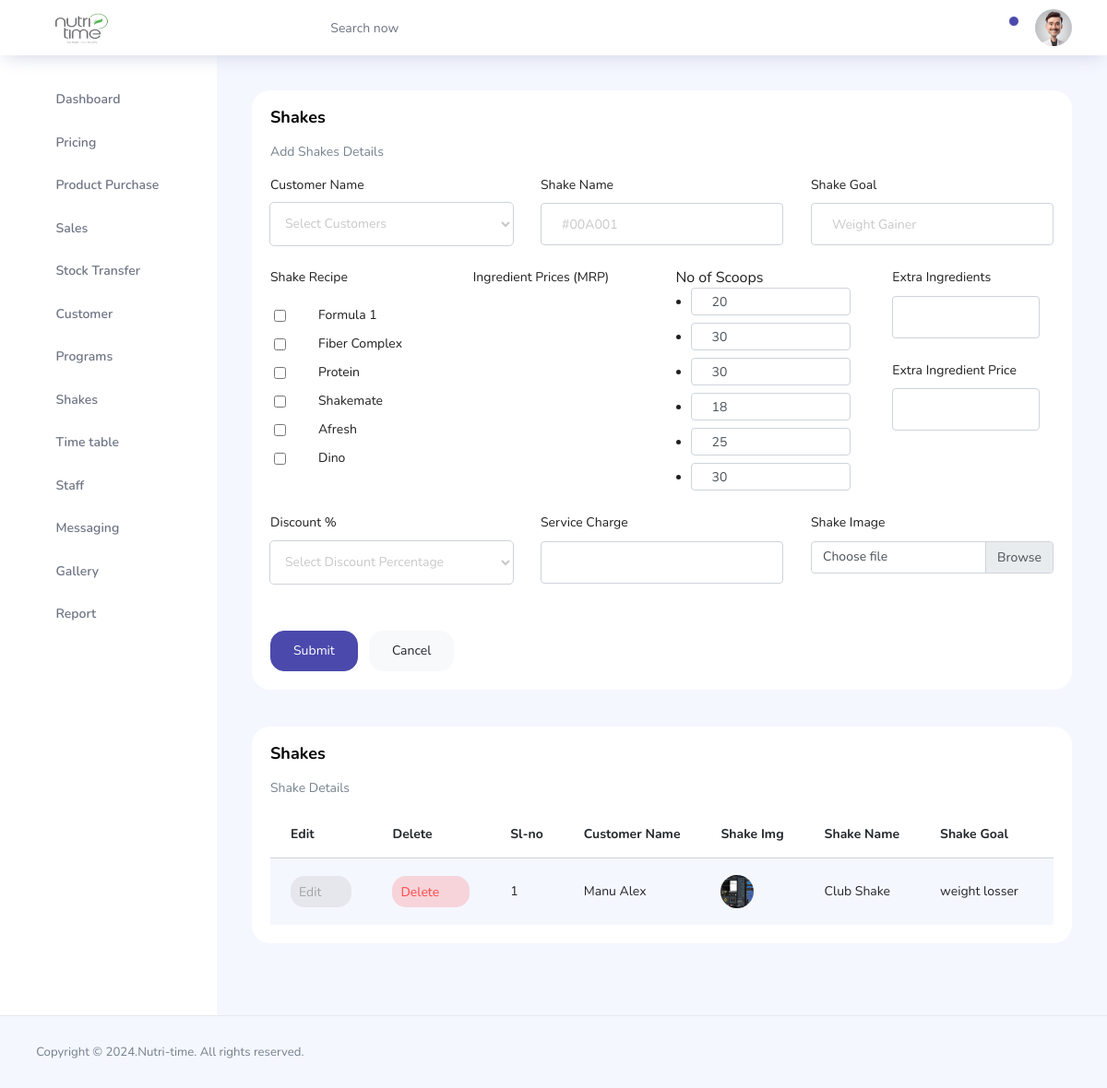
Before: /Admin/pages/admin-shake.php (signed in) with the older database file.
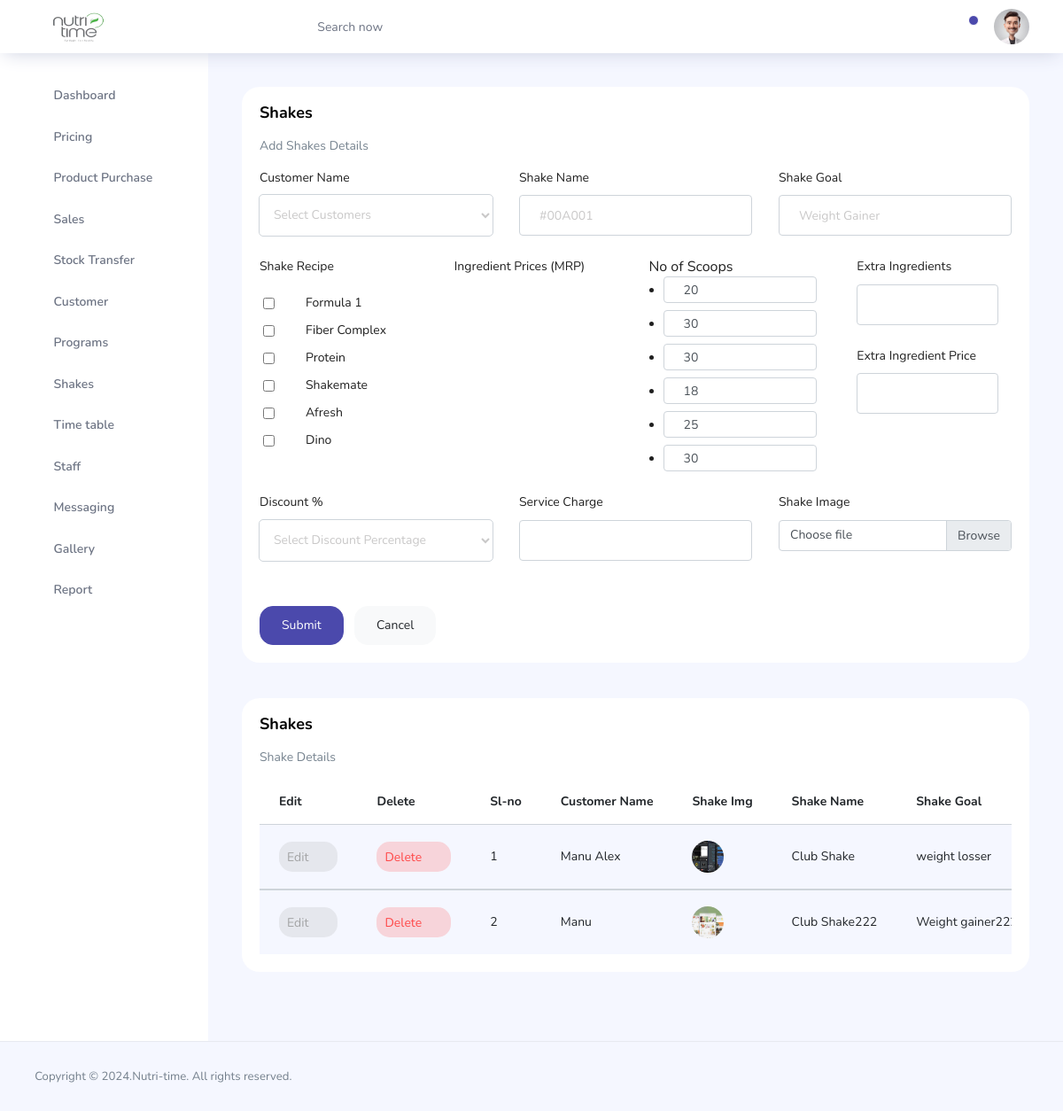
After: the same page with the newer database file.
### tables this page shows
CREATE TABLE `price` (
  `pri_id` int(11) NOT NULL,
  `pro_name` varchar(50) NOT NULL,
  `pro_code` varchar(20) NOT NULL,
  `pro_category` varchar(50) NOT NULL,
  `pro_subcat` varchar(50) NOT NULL,
  `pro_mrp` varchar(10) NOT NULL,
  `pro_price` varchar(20) NOT NULL,
  `pro_dis15` varchar(10) NOT NULL,
  `pro_dis25` varchar(10) NOT NULL,
  `pro_dis35` varchar(10) NOT NULL,
  `pro_dis42` varchar(10) NOT NULL,
  `pro_dis50` varchar(10) NOT NULL,
  `pro_scoop` varchar(10) NOT NULL,
  `pro_scoop15` varchar(10) NOT NULL,
  `pro_scoop25` varchar(10) NOT NULL,
  `pro_scoop35` varchar(10) NOT NULL,
  `pro_scoop42` varchar(10) NOT NULL,
  `pro_scoop50` varchar(10) NOT NULL,
  `pro_quantity` varchar(10) NOT NULL,
  `pro_curquantity` varchar(10) NOT NULL,
  `pro_desc` varchar(200) NOT NULL,
  `pro_img` varchar(100) NOT NULL
);

CREATE TABLE `shake` (
  `shake_id` int(11) NOT NULL,
  `shake_name` varchar(100) NOT NULL,
  `customer_id` int(10) NOT NULL,
  `customer_name` varchar(100) NOT NULL,
  `shake_goal` varchar(100) NOT NULL,
  `shake_recipes` varchar(200) NOT NULL,
  `shake_mrp` varchar(100) NOT NULL,
  `shake_scoops` varchar(100) NOT NULL,
  `shake_extra` varchar(25) NOT NULL,
  `shake_extraprice` varchar(10) NOT NULL,
  `shake_discount` varchar(50) NOT NULL,
  `shake_expence` varchar(25) NOT NULL,
  `shake_total` varchar(50) NOT NULL,
  `shake_image` varchar(100) NOT NULL
);

### Admin/pages/admin-shake.php (the view, shortened to what this page needs)
<?php
include './connect.php';
$sh_reci1 = $pro_id = $sh_name1 = $sh_goal1 = $sh_extra1 = $sh_extraprice1 = $sh_expen1 = $sh_raw1 = $sh_disc1 = $sh_id = '';
?>
<!DOCTYPE html>
<html lang="en">
<head>
  <link rel="stylesheet" href="../vendors/feather/feather.css">
  <link rel="stylesheet" href="../vendors/ti-icons/css/themify-icons.css">
  <link rel="stylesheet" href="../vendors/css/vendor.bundle.base.css">
  <link rel="stylesheet" href="../css/vertical-layout-light/style.css">
</head>
<body>
  <div class="container-scroller">
    <?php
    include './topbar.php';
    ?>
    <div class="main-panel">
      <div class="content-wrapper">
        <div class="row">
          <div class="col-12 grid-margin stretch-card">
            <div class="card">
              <div class="card-body">
                <h1 class="card-title">Shakes</h1>
                <p class="card-description">Add Shakes Details</p>
                <form method="post" enctype="multipart/form-data" class="forms-sample">
                  <div class="row">
                    <div class="col">
                      <div class="form-group">
                        <label>Customer Name</label>
                        <select class="form-control" name="cusname">
                          <option selected>Select Customers</option>
                        </select>
                      </div>
                    </div>
                    <div class="col">
                      <div class="form-group">
                        <label>Shake Name</label>
                        <input type="text" class="form-control" placeholder="#00A001" name="shname" value="<?php echo $sh_name1; ?>" required>
                      </div>
                    </div>
                    <div class="col">
                      <div class="form-group">
                        <label>Shake Goal</label>
                        <input type="text" class="form-control" placeholder="Weight Gainer" name="shgoal" value="<?php echo $sh_goal1; ?>" required>
                      </div>
                    </div>
                  </div>
                  <div class="row">
                    <div class="col">
                      <div class="form-group">
                        <label for="exampleSelectGender">Shake Recipe</label><br>
                        <?php
                        $query = mysqli_query($conn, "SELECT * FROM price");
                        while ($row = mysqli_fetch_assoc($query)) {
                          $pro_name = $row["pro_name"];
                        ?>
                          <div class="form-check ml-4">
                            <input class="form-check-input" type="checkbox" name="shrecipe[]" value="<?php echo $pro_name; ?>" onchange="displayIngredientPrices()">
                            <label class="form-check-label"><?php echo $pro_name; ?></label>
                          </div>
                        <?php } ?>
                      </div>
                    </div>
                    <div class="col">
                      <div class="form-group">
                        <label>Ingredient Prices (MRP)</label>
                      </div>
                    </div>
                    <div class="col">
                      <div class="form-group">
                        No of Scoops
                        <ul>
                          <?php
                          $query = mysqli_query($conn, "SELECT * FROM price");
                          while ($row = mysqli_fetch_assoc($query)) {
                            $pro_name = $row["pro_name"];
                            $pro_scoop = $row["pro_scoop"];
                          ?>
                            <li>
                              <div class="form-group mb-2">
                                <input type="number" class="form-control" style="height: 8px; width: aut0;" name="<?php echo $pro_name; ?>_scoops" value="<?php echo $pro_scoop; ?>">
                              </div>
                            </li>
                          <?php } ?>
                        </ul>
                      </div>
                    </div>
                    <div class="col">
                      <div class="col">
                        <div class="form-group">
                          <label>Extra Ingredients</label>
                          <input type="text" class="form-control" name="shextra" value="<?php echo $sh_extra1; ?>" required>
                        </div>
                      </div>
                      <div class="col">
                        <div class="form-group">
                          <label>Extra Ingredient Price</label>
                          <input type="text" class="form-control" name="shextra_price" value="<?php echo $sh_extraprice1; ?>" required>
                        </div>
                      </div>
                    </div>
                  </div>
                  <div class="row">
                    <div class="col">
                      <div class="form-group">
                        <label>Discount %</label>
                        <select class="form-control" name="shdiscount" required>
                          <option selected>Select Discount Percentage</option>
                        </select>
                      </div>
                    </div>
                    <div class="col">
                      <div class="form-group">
                        <label>Service Charge</label>
                        <input type="text" class="form-control" name="shcharge" value="<?php echo $sh_expen1; ?>" required>
                      </div>
                    </div>
                    <div class="col">
                      <div class="form-group">
                        <label>Shake Image</label>
                        <div class="input-group mb-3">
                          <label class="input-group-text custom-file-label" for="inputGroupFile01">Choose file</label>
                        </div>
                      </div>
                    </div>
                  </div>
                  <input type="submit" class="btn btn-primary mr-2" name="submitsh" value="Submit">
                  <a href="./admin-shake.php" class="btn btn-light">Cancel</a>
                </form>
              </div>
            </div>
          </div>
          <div class="col-lg-12 grid-margin stretch-card">
            <div class="card">
              <div class="card-body">
                <h4 class="card-title">Shakes</h4>
                <p class="card-description">Shake Details</p>
                <div class="table-responsive">
                  <table class="table table-striped">
                    <thead>
                      <tr>
                        <th>Edit</th>
                        <th>Delete</th>
                        <th>Sl-no</th>
                        <th>Customer Name</th>
                        <th>Shake Img</th>
                        <th>Shake Name</th>
                        <th>Shake Goal</th>
                        <th>Recipes</th>
                      </tr>
                    </thead>
                    <?php
                    $sql = mysqli_query($conn, "SELECT * FROM shake ORDER BY shake_id ");
                    $serialNo = 1;
                    while ($row = mysqli_fetch_assoc($sql)) {
                      $sh_id = $row['shake_id'];
                      $cu_name = $row['customer_name'];
                      $sh_img = $row['shake_image'];
                      $sh_name = $row['shake_name'];
                      $sh_goal = $row['shake_goal'];
                      $sh_recipe = $row['shake_recipes'];
                    ?>
                      <tbody>
                        <tr>
                          <td>
                            <a href="admin-shake.php?sid=<?php echo $sh_id; ?>" class="btn btn-inverse-secondary btn-icon-text p-2">Edit
                              <i class="ti-pencil-alt btn-icon-append"></i>
                            </a>
                          </td>
                          <td>
                            <a href="admin-shake.php?sd_id=<?php echo $sh_id; ?>" class="btn btn-inverse-danger btn-icon-text p-2">Delete
                              <i class="ti-trash btn-icon-prepend"></i>
                            </a>
                          </td>
                          <td class="py-1"><?php echo $serialNo++; ?></td>
                          <td><?php echo $cu_name; ?></td>
                          <td><img src="../images/shake/<?php echo $sh_img; ?>" alt="" width="50" class="rounded-circle"></td>
                          <td><?php echo $sh_name; ?></td>
                          <td><?php echo $sh_goal; ?></td>
                          <td><?php echo $sh_recipe; ?></td>
                        </tr>
                      </tbody>
                    <?php
                    }
                    ?>
                  </table>
                </div>
              </div>
            </div>
          </div>
        </div>
      </div>
    </div>
  </div>
  <footer class="footer">
    <div class="d-sm-flex justify-content-center justify-content-sm-between">
      <span class="text-muted text-center text-sm-left d-block d-sm-inline-block">Copyright © 2024.Nutri-time. All rights reserved.</span>
    </div>
  </footer>
  </div>
</body>
</html>

### Admin/pages/topbar.php (shortened to what this page needs)
<nav class="navbar col-lg-12 col-12 p-0 fixed-top d-flex flex-row">
      <div class="text-center navbar-brand-wrapper d-flex align-items-center justify-content-center">
        <a class="navbar-brand brand-logo mr-5" href="admin-dashboard.php"><img src="../images/icon.png" class="mr-2" alt="logo" width="90"/></a>
      </div>
      <div class="navbar-menu-wrapper d-flex align-items-center justify-content-end">
        <button class="navbar-toggler navbar-toggler align-self-center" type="button" data-toggle="minimize">
          <span class="icon-menu"></span>
        </button>
        <ul class="navbar-nav mr-lg-2">
          <li class="nav-item nav-search d-none d-lg-block">
            <div class="input-group">
              <div class="input-group-prepend hover-cursor" id="navbar-search-icon">
                <span class="input-group-text" id="search">
                  <i class="icon-search"></i>
                </span>
              </div>
              <input type="text" class="form-control" id="navbar-search-input" placeholder="Search now" aria-label="search" aria-describedby="search">
            </div>
          </li>
        </ul>
        <ul class="navbar-nav navbar-nav-right">
          <li class="nav-item dropdown">
            <a class="nav-link count-indicator dropdown-toggle" id="notificationDropdown" href="#" data-toggle="dropdown">
              <i class="icon-bell mx-0"></i>
              <span class="count"></span>
            </a>
          </li>
          <li class="nav-item nav-profile dropdown">
            <a class="nav-link dropdown-toggle" href="#" data-toggle="dropdown" id="profileDropdown">
              <img src="../images/user.jpg" alt="profile"/>
            </a>
          </li>
        </ul>
      </div>
</nav>
    <div class="container-fluid page-body-wrapper">
      <nav class="sidebar sidebar-offcanvas" id="sidebar">
        <ul class="nav">
          <li class="nav-item">
            <a class="nav-link" href="admin-dashboard.php">
              <i class="icon-grid menu-icon"></i>
              <span class="menu-title">Dashboard</span>
              <i class="menu-arrow"></i>
            </a>
          </li>
          <li class="nav-item">
            <a class="nav-link" data-toggle="collapse" href="#pricing" aria-expanded="false" aria-controls="pricing">
              <i class="icon-bar-graph menu-icon"></i>
              <span class="menu-title">Pricing</span>
              <i class="menu-arrow"></i>
            </a>
          </li>
          <li class="nav-item">
            <a class="nav-link" href="admin-product.php">
              <i class="icon-columns menu-icon"></i>
              <span class="menu-title">Product Purchase</span>
              <i class="menu-arrow"></i>
            </a>
          </li>
          <li class="nav-item">
            <a class="nav-link" href="admin-sales.php">
              <i class="icon-columns menu-icon"></i>
              <span class="menu-title">Sales</span>
              <i class="menu-arrow"></i>
            </a>
          </li>
          <li class="nav-item">
            <a class="nav-link" href="admin-stocktrans.php">
              <i class="icon-columns menu-icon"></i>
              <span class="menu-title">Stock Transfer</span>
              <i class="menu-arrow"></i>
            </a>
          </li>
          <li class="nav-item">
            <a class="nav-link" href="admin-customer.php">
              <i class="icon-columns menu-icon"></i>
              <span class="menu-title">Customer</span>
              <i class="menu-arrow"></i>
            </a>
          </li>
          <li class="nav-item">
            <a class="nav-link" data-toggle="collapse" href="#program" aria-expanded="false" aria-controls="program">
              <i class="icon-bar-graph menu-icon"></i>
              <span class="menu-title">Programs</span>
              <i class="menu-arrow"></i>
            </a>
          </li>
          <li class="nav-item">
            <a class="nav-link" href="admin-shake.php">
              <i class="icon-grid-2 menu-icon"></i>
              <span class="menu-title">Shakes</span>
              <i class="menu-arrow"></i>
            </a>
          </li>
          <li class="nav-item">
            <a class="nav-link" href="admin-timetable.php">
              <i class="icon-head menu-icon"></i>
              <span class="menu-title">Time table</span>
              <i class="menu-arrow"></i>
            </a>
          </li>
          <li class="nav-item">
            <a class="nav-link" href="admin-staff.php">
              <i class="icon-ban menu-icon"></i>
              <span class="menu-title">Staff</span>
              <i class="menu-arrow"></i>
            </a>
          </li>
          <li class="nav-item">
            <a class="nav-link" href="admin-message.php">
              <i class="ti-share menu-icon"></i>
              <span class="menu-title">Messaging</span>
              <i class="menu-arrow"></i>
            </a>
          </li>
          <li class="nav-item">
            <a class="nav-link" href="admin-gallery.php">
              <i class="ti-share menu-icon"></i>
              <span class="menu-title">Gallery</span>
              <i class="menu-arrow"></i>
            </a>
          </li>
          <li class="nav-item">
            <a class="nav-link" href="admin-report.php">
              <i class="ti-share menu-icon"></i>
              <span class="menu-title">Report</span>
              <i class="menu-arrow"></i>
            </a>
          </li>
        </ul>
      </nav>

Changed rows visible on the page:
added shake: customer_name "Manu", shake_image (picture), shake_name "Club Shake222", shake_goal "Weight…"
